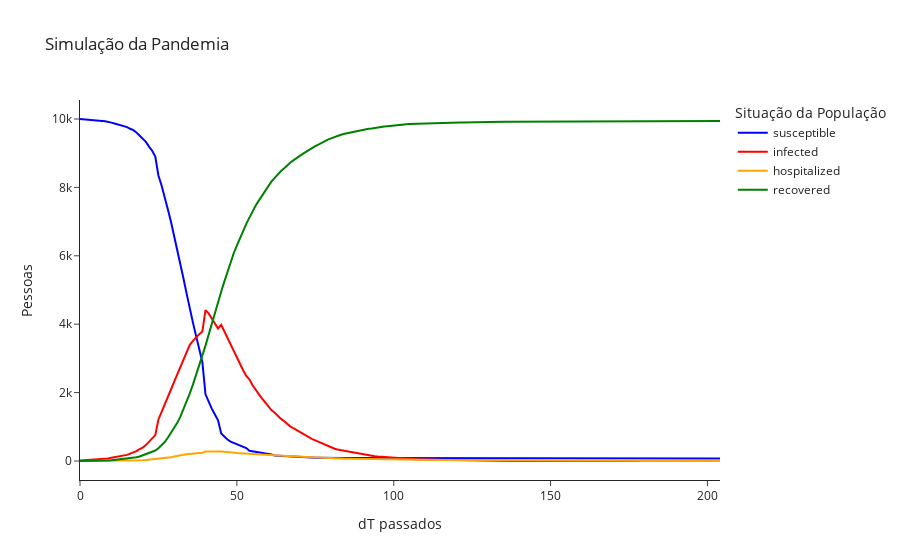
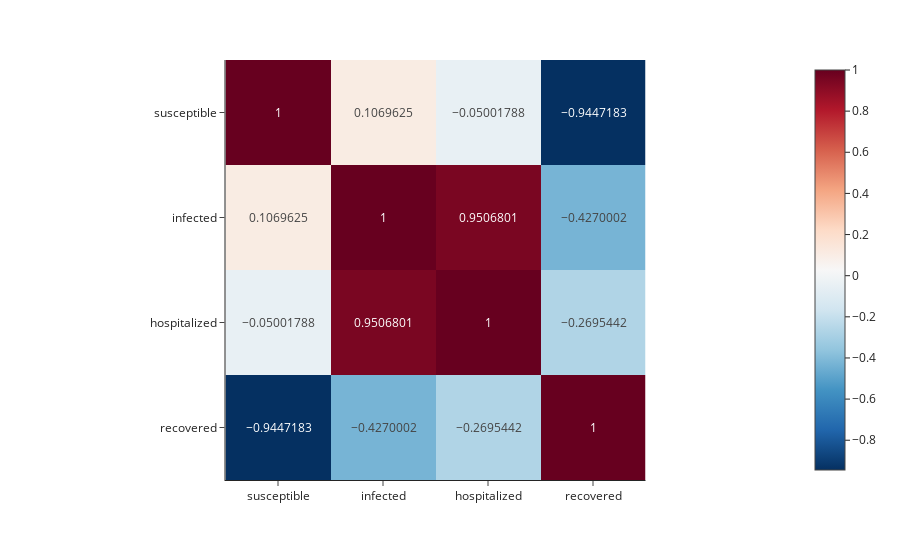
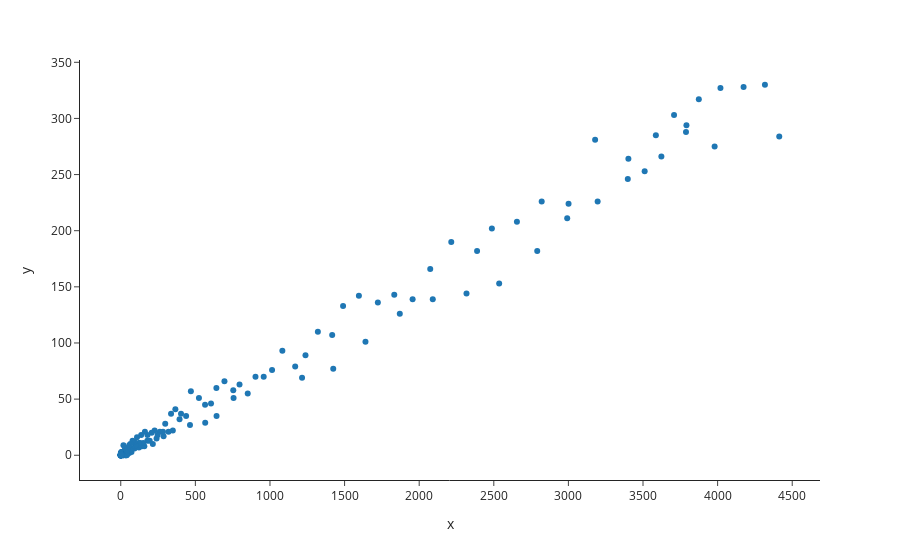

Write notebook code for charts like these, in order.
### Code cell
gensim.time_step = 1

sim = gensim.create_single()

viewer.simple_graph(sim.df)
viewer.heatmap(sim.df)
px.scatter(x=sim.df["infected"], y=gensim.step_difference(sim.df)["recovered"], template="simple_white")

### Figure 1 — Plotly figure (JSON) as saved in the notebook; plotly's stock layout.template omitted (floating-point values rounded to 4 significant figures; data arrays with more than 128 entries replaced by an {"elided": "..."} marker saying what was removed)
{"data": [{"hovertemplate": "Situação da População=susceptible<br>dT passados=%{x}<br>Pessoas=%{y}<extra></extra>", "legendgroup": "susceptible", "line": {"color": "blue", "dash": "solid"}, "marker": {"symbol": "circle"}, "mode": "lines", "name": "susceptible", "orientation": "v", "showlegend": true, "x": {"elided": "205 int values"}, "xaxis": "x", "y": {"elided": "205 int values"}, "yaxis": "y", "type": "scatter"}, {"hovertemplate": "Situação da População=infected<br>dT passados=%{x}<br>Pessoas=%{y}<extra></extra>", "legendgroup": "infected", "line": {"color": "red", "dash": "solid"}, "marker": {"symbol": "circle"}, "mode": "lines", "name": "infected", "orientation": "v", "showlegend": true, "x": {"elided": "205 int values"}, "xaxis": "x", "y": {"elided": "205 int values"}, "yaxis": "y", "type": "scatter"}, {"hovertemplate": "Situação da População=hospitalized<br>dT passados=%{x}<br>Pessoas=%{y}<extra></extra>", "legendgroup": "hospitalized", "line": {"color": "orange", "dash": "solid"}, "marker": {"symbol": "circle"}, "mode": "lines", "name": "hospitalized", "orientation": "v", "showlegend": true, "x": {"elided": "205 int values"}, "xaxis": "x", "y": {"elided": "205 int values"}, "yaxis": "y", "type": "scatter"}, {"hovertemplate": "Situação da População=recovered<br>dT passados=%{x}<br>Pessoas=%{y}<extra></extra>", "legendgroup": "recovered", "line": {"color": "green", "dash": "solid"}, "marker": {"symbol": "circle"}, "mode": "lines", "name": "recovered", "orientation": "v", "showlegend": true, "x": {"elided": "205 int values"}, "xaxis": "x", "y": {"elided": "205 int values"}, "yaxis": "y", "type": "scatter"}], "layout": {"xaxis": {"anchor": "y", "domain": [0.0, 1.0], "title": {"text": "dT passados"}}, "yaxis": {"anchor": "x", "domain": [0.0, 1.0], "title": {"text": "Pessoas"}}, "legend": {"title": {"text": "Situação da População"}, "tracegroupgap": 0}, "title": {"text": "Simulação da Pandemia"}}}

### Figure 2 — Plotly figure (JSON) as saved in the notebook; plotly's stock layout.template omitted (floating-point values rounded to 4 significant figures)
{"data": [{"coloraxis": "coloraxis", "name": "0", "texttemplate": "%{z}", "x": ["susceptible", "infected", "hospitalized", "recovered"], "y": ["susceptible", "infected", "hospitalized", "recovered"], "z": [[1.0, 0.107, -0.05002, -0.9447], [0.107, 1.0, 0.9507, -0.427], [-0.05002, 0.9507, 1.0, -0.2695], [-0.9447, -0.427, -0.2695, 1.0]], "type": "heatmap", "xaxis": "x", "yaxis": "y", "hovertemplate": "x: %{x}<br>y: %{y}<br>color: %{z}<extra></extra>"}], "layout": {"xaxis": {"anchor": "y", "domain": [0.0, 1.0], "scaleanchor": "y", "constrain": "domain"}, "yaxis": {"anchor": "x", "domain": [0.0, 1.0], "autorange": "reversed", "constrain": "domain"}, "coloraxis": {"colorscale": [[0.0, "rgb(5,48,97)"], [0.1, "rgb(33,102,172)"], [0.2, "rgb(67,147,195)"], [0.3, "rgb(146,197,222)"], [0.4, "rgb(209,229,240)"], [0.5, "rgb(247,247,247)"], [0.6, "rgb(253,219,199)"], [0.7, "rgb(244,165,130)"], [0.8, "rgb(214,96,77)"], [0.9, "rgb(178,24,43)"], [1.0, "rgb(103,0,31)"]]}, "margin": {"t": 60}}}

### Figure 3 — Plotly figure (JSON) as saved in the notebook; plotly's stock layout.template omitted (floating-point values rounded to 4 significant figures; data arrays with more than 128 entries replaced by an {"elided": "..."} marker saying what was removed)
{"data": [{"hovertemplate": "x=%{x}<br>y=%{y}<extra></extra>", "legendgroup": "", "marker": {"color": "#1F77B4", "symbol": "circle"}, "mode": "markers", "name": "", "orientation": "v", "showlegend": false, "x": {"elided": "205 int values"}, "xaxis": "x", "y": {"elided": "205 int values"}, "yaxis": "y", "type": "scatter"}], "layout": {"xaxis": {"anchor": "y", "domain": [0.0, 1.0], "title": {"text": "x"}}, "yaxis": {"anchor": "x", "domain": [0.0, 1.0], "title": {"text": "y"}}, "legend": {"tracegroupgap": 0}, "margin": {"t": 60}}}
